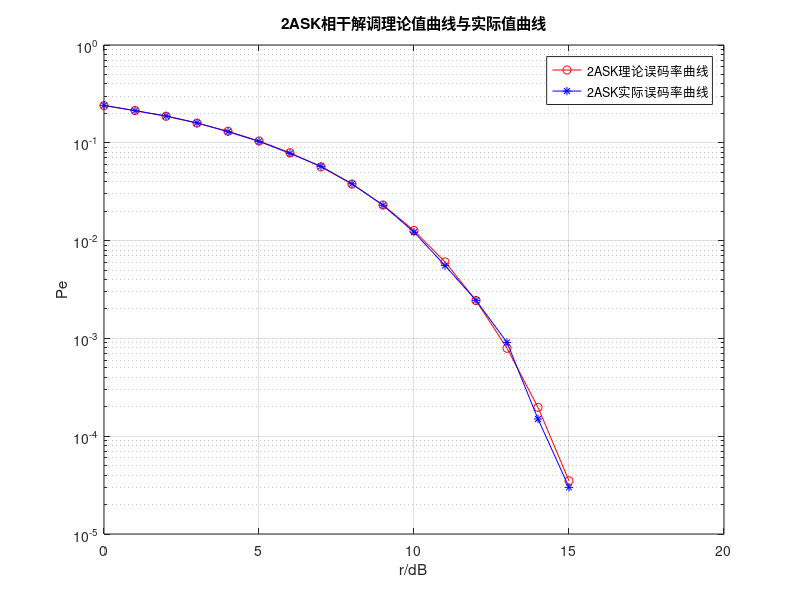

This figure's MATLAB source:
%2ASK调制
%初始化定义
clc;
clear all;
n = 100000;%需要计算的数值
jungle = zeros(n,1);
ration = zeros(16,1);
%产生二进制信号源
source = randi([0,1],n,1);
EbN0_dB = 0:1:15;
EbN0 = 10.^(EbN0_dB/10);
for i=1:16
%添加高斯白噪声
Bit_Noise = awgn(source,EbN0_dB(i),'measured');
%判决
for j=1:n
    if(Bit_Noise(j)<0.5)
           jungle(j) = 0;
    else
           jungle(j) = 1;
    end  
end
%计算误码率
[number,ration(i)]=biterr(source,jungle);
end
%画出2ASK相干解调的理论值与实际值曲线
BER = 1/2.*erfc(sqrt(EbN0/4));
semilogy(EbN0_dB,BER,'-or',EbN0_dB,ration,'-*b')
grid on
ylabel('Pe')
xlabel('r/dB')
title('2ASK相干解调理论值曲线与实际值曲线')
legend('2ASK理论误码率曲线','2ASK实际误码率曲线')
 
 
 